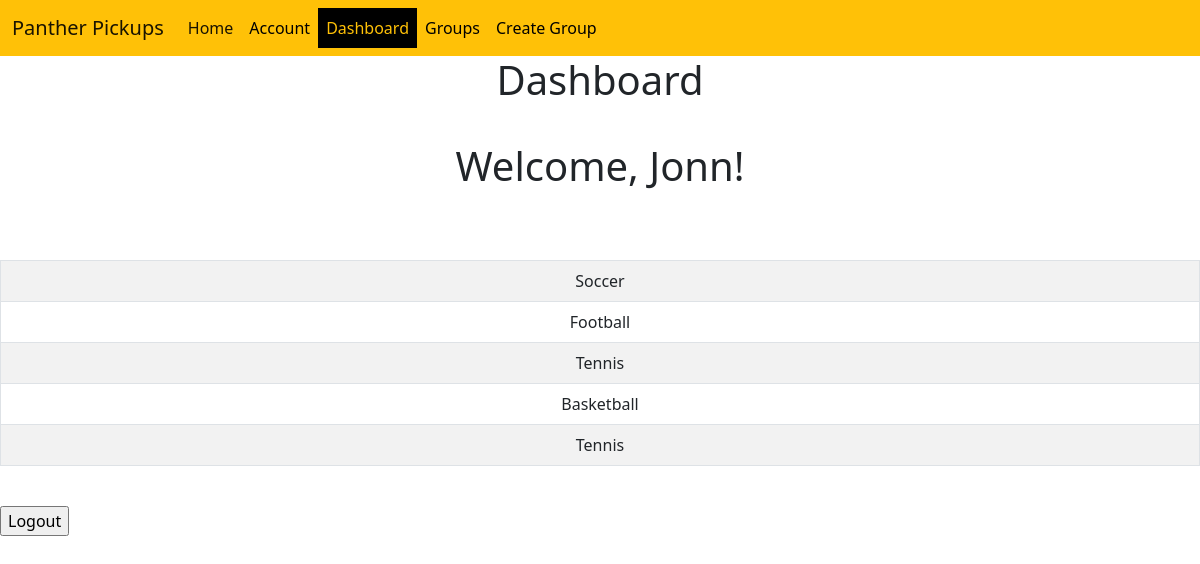
/dashboard/ (signed in), run on the app's committed database.
### Group3Capstone/models.py (models this page shows)
class User(models.Model):
    User_ID = models.BigAutoField(primary_key=True)
    User_Password = models.CharField(max_length=20, blank=True)
    User_FName = models.CharField(max_length=40, null=True)
    User_LName = models.CharField(max_length=40, null=True)
    User_DOB = models.DateField(auto_now=False, auto_now_add=False, null=True)
    User_Address = models.CharField(max_length=100, null=True)
    User_Phone = models.CharField(max_length=12, null=True)
    UserName = models.CharField(max_length=40, null=True)
    User_Email = models.CharField(max_length=40, null=True)
    Account_type = models.CharField(max_length=1, choices=AccountType.choices, default=AccountType.Administrator)

class Sport(models.Model):
    Sport_Id = models.BigAutoField(primary_key=True)
    Sport_Name = models.CharField(max_length=40, null=True)  # just the name....

### Group3Capstone/views.py (the view)
# urls.py: path('dashboard/', Dashboard.as_view()),
class Dashboard(View):
    def get(self, request):
        uTest = request.session["username"]
        u = User.objects.get(UserName=request.session['username'])
        print("\n" + uTest + "\n")
        print("\n" + u.User_FName)
        sports = list(Sport.objects.all().values())
        return render(request, "dashboard.html", {"username": uTest, "sport": sports, "user": u})

### Group3Capstone/templates/dashboard.html (shortened to what this page needs)
<!DOCTYPE html>
<html lang="en">
<head>
    {% load static %}
    <link rel="stylesheet" href="{% static 'Group3Capstone/css/bootstrap.min.css' %}">
    <link rel="stylesheet" href="{% static 'Group3Capstone/css/bootstrap.css' %}">
    <link rel="stylesheet" href="{% static 'Group3Capstone/css/styles.css' %}">
</head>
<body>
<nav class="navbar navbar-expand-lg navbar-light bg-warning">
    <div class="container-fluid">
        <a class="navbar-brand" href="#">Panther Pickups</a>
        <div class="collapse navbar-collapse" id="navbarText">
            <ul class="navbar-nav me-auto mb-2 mb-lg-0">
                <li class="nav-item">
                    <a class="nav-link active" aria-current="page" href="/notSignedIn/">Home</a>
                </li>
                <li class="nav-item">
                    <a class="nav-link" href="/account/">Account</a>
                </li>
                <li class="nav-item">
                    <a class="nav-link border-dark bg-black text-warning" href="/dashboard/">Dashboard</a>
                </li>
                <li class="nav-item">
                    <a class="nav-link" href="/groups/">Groups</a>
                </li>
                  <li class="nav-item">
                    <a class="nav-link border-dark" href="/createGroupPage/">Create Group</a>
                </li>
            </ul>
        </div>
    </div>
</nav>
<h1 class ="text-center">Dashboard</h1>
<br>
<p class="fs-1">Welcome, {{ user.User_FName }}!</p>
<br>
    <table class="table table-striped table-bordered table-hover table-condensed">
        {% for s in sport %}
            <tr><td>{{ s.Sport_Name }}</td></tr>
        {% endfor %}
        <br>
    </table>
<br>
    <form action="/" method="get">
        <input type="submit" value="Logout"/>
    </form>
</body>
</html>

### Group3Capstone/Static/Group3Capstone/css/styles.css (style rules this page uses)
.navbar-nav .nav-item .nav-link { color: black; }
p { text-align: center; }
table { text-align: center; }

### data on the page
User: User_FName "Jonn"
Sport: Sport_Name "Soccer"
Sport: Sport_Name "Football"
Sport: Sport_Name "Tennis"
Sport: Sport_Name "Basketball"
Sport: Sport_Name "Tennis"
